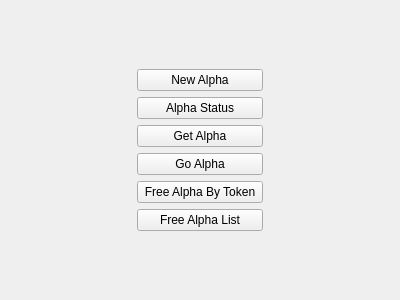
<?xml version="1.0" encoding="UTF-8"?>
<ui version="4.0">
 <class>ACMForm</class>
 <widget class="QWidget" name="ACMForm">
  <property name="geometry">
   <rect>
    <x>0</x>
    <y>0</y>
    <width>400</width>
    <height>300</height>
   </rect>
  </property>
  <property name="windowTitle">
   <string>Form</string>
  </property>
  <layout class="QHBoxLayout" name="horizontalLayout" stretch="1,1,1">
   <item>
    <spacer name="horizontalSpacer">
     <property name="orientation">
      <enum>Qt::Horizontal</enum>
     </property>
     <property name="sizeHint" stdset="0">
      <size>
       <width>40</width>
       <height>20</height>
      </size>
     </property>
    </spacer>
   </item>
   <item>
    <layout class="QVBoxLayout" name="verticalLayout" stretch="1,0,0,1,1,1,0,1">
     <item>
      <spacer name="verticalSpacer">
       <property name="orientation">
        <enum>Qt::Vertical</enum>
       </property>
       <property name="sizeHint" stdset="0">
        <size>
         <width>20</width>
         <height>40</height>
        </size>
       </property>
      </spacer>
     </item>
     <item>
      <widget class="QPushButton" name="newAlphaButton">
       <property name="text">
        <string>New Alpha</string>
       </property>
      </widget>
     </item>
     <item>
      <widget class="QPushButton" name="alphaStatusButton">
       <property name="text">
        <string>Alpha Status</string>
       </property>
      </widget>
     </item>
     <item>
      <widget class="QPushButton" name="getAlphaButton">
       <property name="text">
        <string>Get Alpha</string>
       </property>
      </widget>
     </item>
     <item>
      <widget class="QPushButton" name="goAlphaButton">
       <property name="text">
        <string>Go Alpha</string>
       </property>
      </widget>
     </item>
     <item>
      <widget class="QPushButton" name="freeAlphaTokenButton">
       <property name="text">
        <string>Free Alpha By Token</string>
       </property>
      </widget>
     </item>
     <item>
      <widget class="QPushButton" name="freeAlphaListButton">
       <property name="text">
        <string>Free Alpha List</string>
       </property>
      </widget>
     </item>
     <item>
      <spacer name="verticalSpacer_2">
       <property name="orientation">
        <enum>Qt::Vertical</enum>
       </property>
       <property name="sizeHint" stdset="0">
        <size>
         <width>20</width>
         <height>40</height>
        </size>
       </property>
      </spacer>
     </item>
    </layout>
   </item>
   <item>
    <spacer name="horizontalSpacer_2">
     <property name="orientation">
      <enum>Qt::Horizontal</enum>
     </property>
     <property name="sizeHint" stdset="0">
      <size>
       <width>40</width>
       <height>20</height>
      </size>
     </property>
    </spacer>
   </item>
  </layout>
 </widget>
 <resources/>
 <connections/>
</ui>
